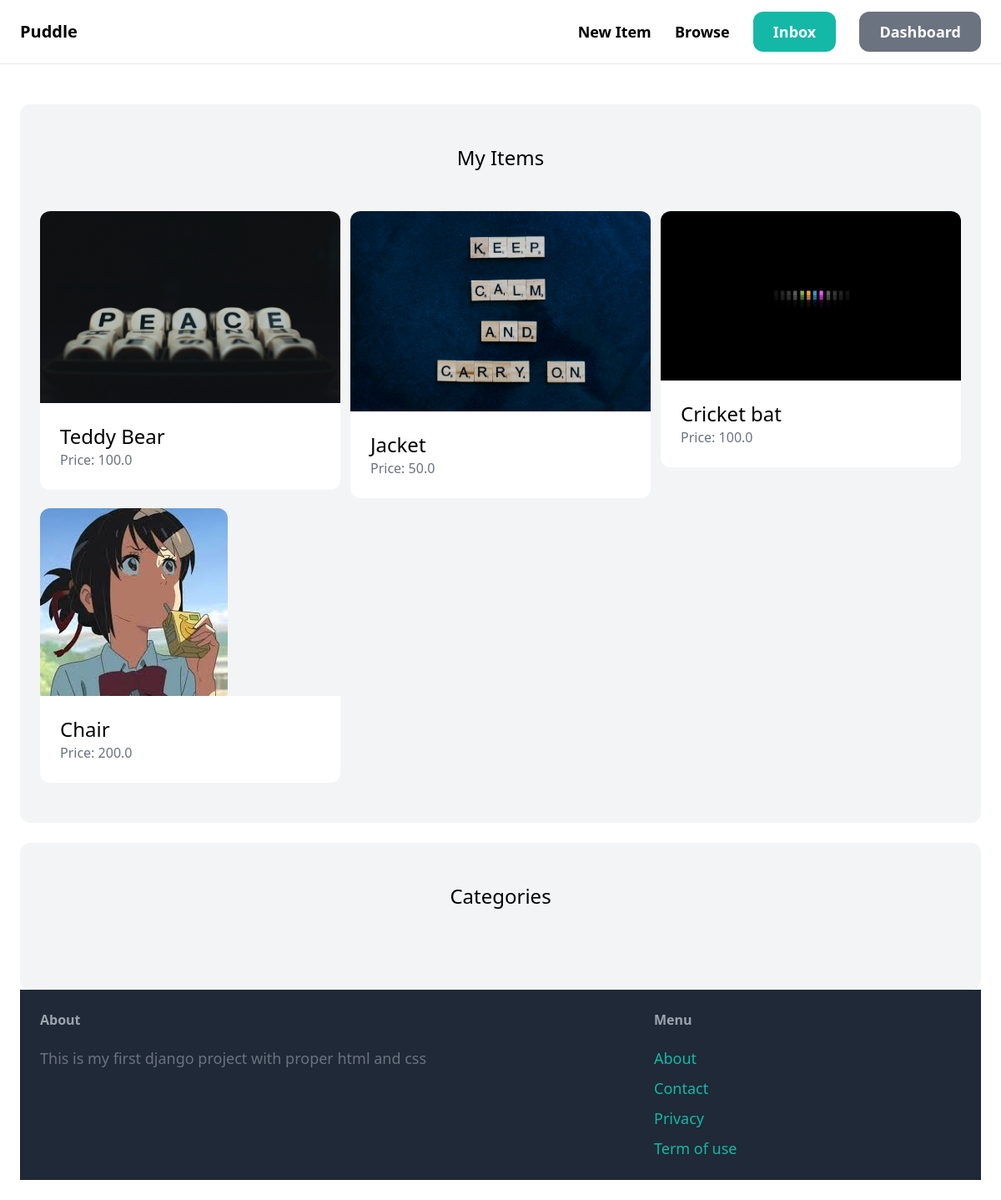
The page /dashboard/ (signed in) on the database its author committed.
### item/models.py (models this page shows, shortened)
class Item(models.Model):
    category=models.ForeignKey(Category,related_name='items',on_delete=models.CASCADE)
    name= models.CharField(max_length=255)
    description = models.TextField(blank=True,null=True)
    price= models.FloatField()
    image= models.ImageField(upload_to='item_images', blank=True,null=True)
    is_sold = models.BooleanField(default=False)
    created_by= models.ForeignKey(User, related_name='items',on_delete=models.CASCADE)
    created_at = models.DateTimeField(auto_now_add=True)

### dashboard/views.py (the view)
# urls.py: path('', views.index,name='index'),
@login_required
def index(request):
    items = Item.objects.all()
    context ={
        'items': items,
    }
    return render(request, 'dashboard/index.html', context )

### dashboard/templates/dashboard/index.html (shortened to what this page needs)
{% extends 'core/base.html' %}
{% block content %}
<div class='mt-6 px-6 py-12 bg-gray-100 rounded-xl'>
    <h2 class='mb-12 text-2xl text-center'>My Items</h2>
    <div class='grid grid-cols-3 gap-3'>
       {% for item in items %}
        <div>
            <a href="{% url 'item:detail' item.id %}">
                <div>
                    <img src='{{item.image.url}}' class='rounded-t-xl'>
                </div>
                <div class="p-6 bg-white rounded-b-xl">
                    <h2 class="text-2xl">{{item.name}}</h2>
                    <p class="text-gray-500">Price: {{item.price}}</p>
                </div>
            </a>
        </div>
       {% endfor %}
    </div>
</div>
<div class='mt-6 px-6 py-12 bg-gray-100 rounded-xl'>
    <h2 class='mb-12 text-2xl text-center'>Categories</h2>
{% endblock content %}

### rows shown on the page
Item: image (picture), name "Teddy Bear", price "100.0"
Item: image (picture), name "Jacket", price "50.0"
Item: image (picture), name "Cricket bat", price "100.0"
Item: image (picture), name "Chair", price "200.0"
